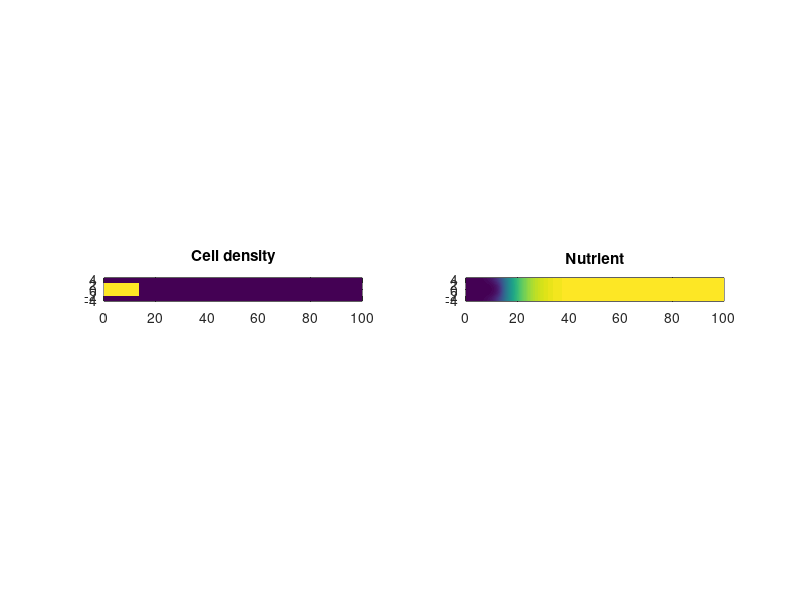

Write MATLAB code to recreate this figure.
function Biomass = OptimalModel1D(Width, Density, N0, gama)

% Parameters
if nargin < 1
    Width   = 5; 
    Density = 0.11;
    N0      = 8;
    gama    = 7.5;
end

Lx     = 100; % mm
Ly     = 100; % mm
totalt = 24;  % h

dt = 0.02;
nt = totalt / dt;
nx = 1000;
ny = 1000;
dx = Lx / (nx - 1);

bN = 160;
DN = 6;
aC = 0.8;
KN = 0.8;
Cm = 0.05;

C0 = 0.5;  % initial cell density
L  = 1;    % initial branch length

% Because of the symmetry, only one branch is simulated
Ld = 1 / Density;  % Growth domain of a single branch
nx = Ld / dx + 1;
[XP, nx] = Pattern(Width, 1, dx, nx);
XP = XP * ones(1, ny); % Pattern matrix

dx = Ld / nx;
dy = Ly / ny;
x  = linspace(-Ld/2, Ld/2, nx);
y  = linspace(0, ny * dy, ny);
[xx, yy] = meshgrid(x, y);
xx = xx'; yy = yy';

dLk = gama / (sum(XP(:, 1)) * dx);
Ln = round(L / dy);
C0 = C0 / (sum(XP(:, 1)) * dx * L) / (Density * Lx); 
C = C0 * XP;
C(:, Ln + 1 : end) = 0;
N = zeros(nx, ny) + N0;

[MatV1N,MatV2N,MatU1N,MatU2N] = Diffusion(dx,dy,nx,ny,dt,DN);

for i = 1 : nt
    
    % ------------ Growth ------------
    fN = N ./ (N + KN) .* Cm ./ (C + Cm) .* C; 
    dN = - bN * fN;
    N  = N + dN * dt; 
    N(N < 0) = 0; 
    NV = MatV1N \ (N * MatU1N); N = (MatV2N * NV) / MatU2N;
    
    dC = aC * fN;
    if Ln >= ny; dC = 0 * dC; end
    C  = C + dC * dt; 
    Biomass = sum(C(:)) * (dx * dy);
    
    % ----------- Movement -------------
    dL  = dLk * sum(sum(fN)) * (dx * dy);
    if Ln >= ny; dL = 0; end
    L = min(Ly, L + dL * dt);
    Ln = round(L / dy);
        
    C = XP * (Biomass / ((sum(XP(:, 1)) * Ln * dy * dx)));
    if Ln <= ny; C(:, Ln + 1 : end) = 0; end
    
    % ------------- Plot ---------------
    if mod(i, 50) == 0
    disp(i * dt); 
    subplot(1, 2, 1)
        pcolor(yy, xx, C); shading interp; axis equal; 
        axis([0 Ly -Ld/2 Ld/2]); title 'Cell density'
    subplot(1, 2, 2)
        pcolor(yy, xx, N); shading interp; axis equal;
        axis([0 Ly -Ld/2 Ld/2]); title 'Nutrient'
    drawnow
    end
end

Biomass = Biomass * Density * Lx;

function [X, nx] = Pattern(Width, Number, dx, nx)

nw = round(Width / dx);
nd = round(nx / Number);

X  = zeros(nd, Number);
nx = nd * Number;

X(1 : nw, :) = 1; X = flipud(X);
X = X(:);
X = X(1 : nx);
n = fix((nd - nw)/2); 
if n > 0; X = [X(n + 1 : end); X(1 : n)]; end


function [V1,V2,U1,U2] = Diffusion(dx,dy,nx,ny,dt,D)
    
rx = dt / dx^2;
ry = dt / dy^2;
Ix = speye(nx); ex = ones(nx, 1); 
Iy = speye(ny); ey = ones(ny, 1); 

Mx = spdiags([ex -2*ex ex], -1:1, nx, nx);
My = spdiags([ey -2*ey ey], -1:1, ny, ny);
Mx(1, 2) = 2; Mx(nx, nx - 1) = 2;
My(2, 1) = 2; My(ny - 1, ny) = 2;

V1 = Ix - rx / 2 * D * Mx; V2 = Ix + rx / 2 * D * Mx;
U2 = Iy - ry / 2 * D * My; U1 = Iy + ry / 2 * D * My;  

